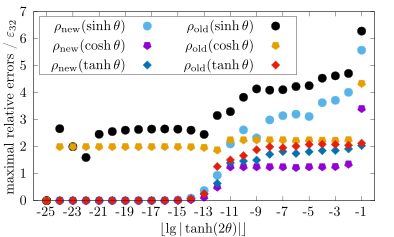

Write gnuplot code to recreate this figure.
# max 140 (W) x 195 (H) mm
set term cairolatex pdf standalone header "\\usepackage{amsmath,amsfonts}" color font ", 10" size 10cm,6cm
set output "sth2t.tex"

set key top left vertical maxrows 3 spacing 1.75 width 3 box

set xrange [-26:0]
set xtics ("-25" -25, "-23" -23, "-21" -21, "-19" -19, "-17" -17, "-15" -15, "-13" -13, "-11" -11, "-9" -9, "-7" -7, "-5" -5, "-3" -3, "-1" -1)
set xlabel "$\\lfloor\\lg|\\tanh(2\\theta)|\\rfloor$"

set ylabel "maximal relative errors / $\\varepsilon_{32}$"

set datafile columnheaders

plot "sth2t.csv" using 1:8 with points title "$\\mathop{\\mathrm{\\rho_{\\mathrm{new}}}}(\\sinh\\theta)$" pointtype 7 linetype 3, \
     "sth2t.csv" using 1:6 with points title "$\\mathop{\\mathrm{\\rho_{\\mathrm{new}}}}(\\cosh\\theta)$" pointtype 15 linetype 1, \
     "sth2t.csv" using 1:4 with points title "$\\mathop{\\mathrm{\\rho_{\\mathrm{new}}}}(\\tanh\\theta)$" pointtype 13 linetype 14, \
     "sth2t.csv" using 1:14 with points title "$\\mathop{\\mathrm{\\rho_{\\mathrm{old}}}}(\\sinh\\theta)$" pointtype 7 linetype -1, \
     "sth2t.csv" using 1:12 with points title "$\\mathop{\\mathrm{\\rho_{\\mathrm{old}}}}(\\cosh\\theta)$" pointtype 15 linetype 4, \
     "sth2t.csv" using 1:10 with points title "$\\mathop{\\mathrm{\\rho_{\\mathrm{old}}}}(\\tanh\\theta)$" pointtype 13 linetype 15
     
